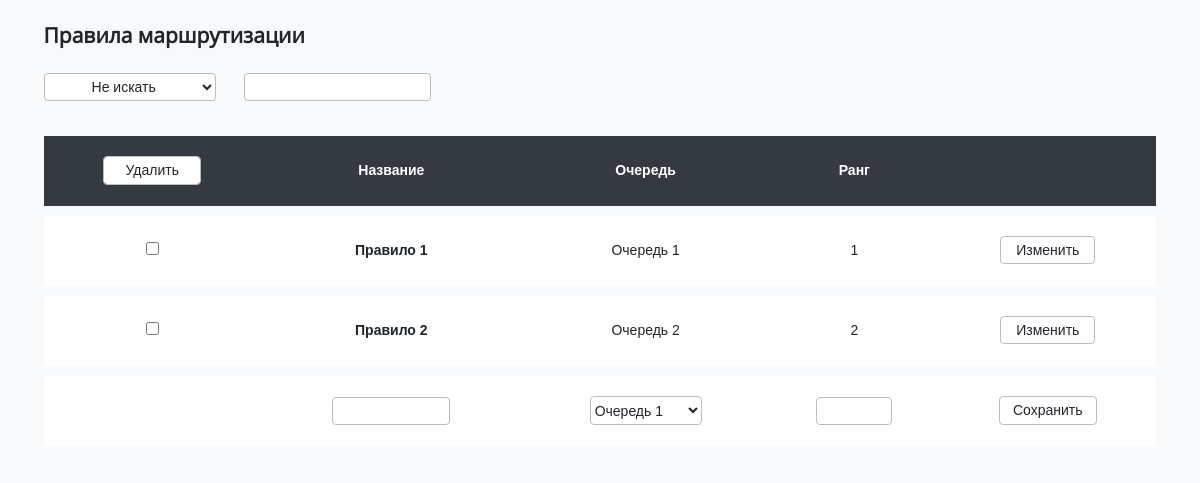
The page /polls/ on the database as committed earlier.
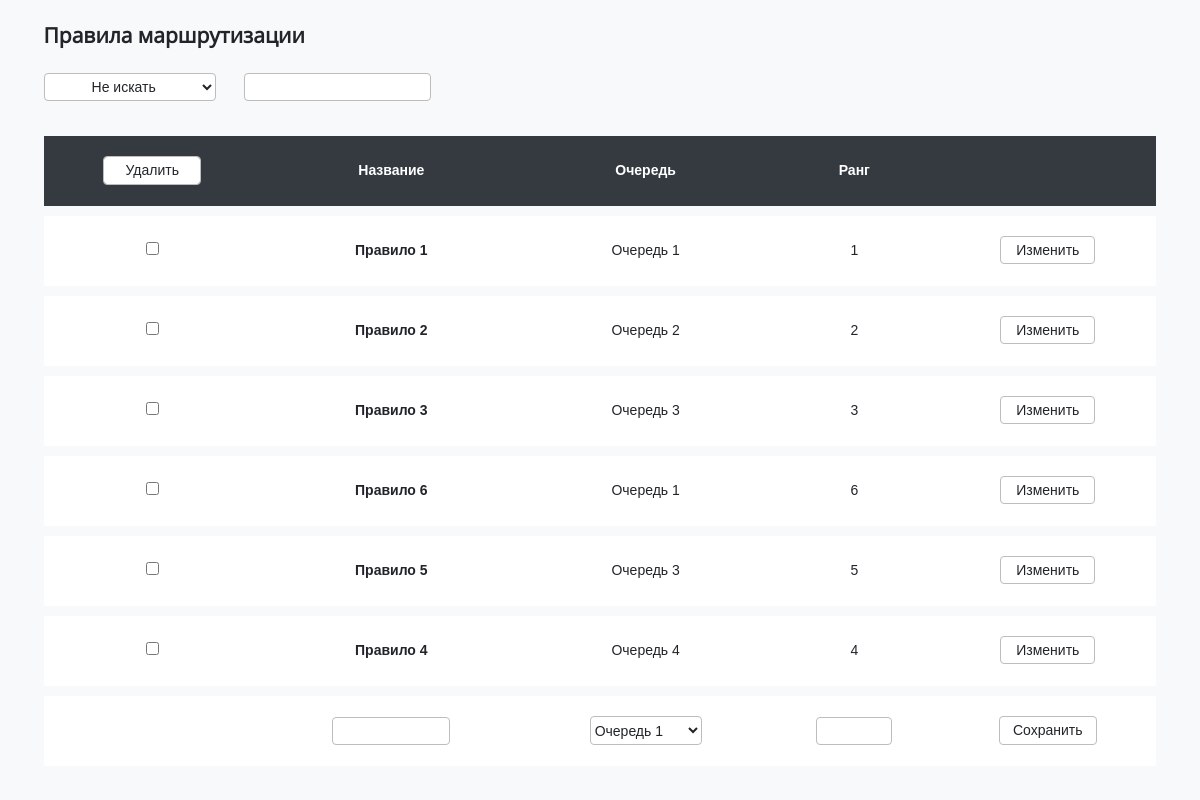
The same page on the database as committed later.
### polls/models.py (models this page shows, shortened)
class Rule(m.Model):
    name = m.CharField('Название', max_length = 200)
    queue = m.CharField('Очередь', max_length = 200, choices = [(i,i) for i in Dictionaries.all_queues], default = '-')
    rule_range = m.IntegerField('Ранг',unique=True)
    creator = m.CharField('Пользователь, который создал правило', max_length = 20)
    updator = m.CharField('Пользователь, который последним изменил правило', max_length = 20)
    create_date = m.DateTimeField('Дата создания правила', auto_now=False, auto_now_add=True)
    update_date = m.DateTimeField('Дата последнего изменения правила',auto_now=True, auto_now_add=False)
    class Meta:
        verbose_name = "Правило"
        verbose_name_plural = "Список правил"

### polls/views.py (the view, shortened to what this page needs)
# urls.py: path('', views.index, name='index'),
def index(request):
    search = request.GET.get('search', None)
    search_text = request.GET.get('text', None)
    sort_type = request.GET.get('sort', None)
    if sort_type:
        rule_list = Rule.objects.order_by(sort_type)
    else:
        rule_list = Rule.objects.all()
    return render(request,'polls/list.html', {'rule_list': rule_list, 'Dictionaries': Dictionaries, 'search': False})

### polls/templates/polls/list.html (shortened to what this page needs)
{% extends 'base.html' %}
{% block content %}
    <h2>Правила маршрутизации</h2>
    <div class='search'>
        <select class="sel_search" onchange="location.href='?search='+value;">
            <option value="">Не искать</option>
        </select>
        <p>&emsp;&emsp;</p>
        <input type="text" class="inp_search" onchange="location.href+='&text='+value;"/>
    </div>
    <table class="table">
        <form action="delete/" method="post">
            <thead class="table-head">
                <tr>
                    <th><input type="submit" class="submit_button" value="Удалить"></th>
                    <th onclick="location.href='?sort=name'">Название</th>
                    <th onclick="location.href='?sort=queue'">Очередь</th>
                    <th onclick="location.href='?sort=rule_range'">Ранг</th>
                    <th></th>
                </tr>
            </thead>
            {% if rule_list %}
                {% for a in rule_list %}
                    <tr class="row">
                        <td><input type="checkbox"  value="{{a.id}}" name="checks"></td>
                        <td><a class="rule_ref" href="{% url 'polls:detail' a.id %}">{{a.name}}</a></td>
                        <td><p>{{a.queue}}</p></td>
                        <td><p>{{a.rule_range}}</p></td>
                        <td><a class="a_button" href="{% url 'polls:list_upd' a.id %}">Изменить</a></td>
                    </tr>
                {% endfor %}
            {% endif %}
        </form>
        <form action="add/" method="post">
            <tr class="row">
                <td></td>
                <td><input type="text" class="inp_rule_name" name="name_new"/></td>
                <td>
                    <select class="sel_rule_queue" name="queue_new">
                        {% for i in Dictionaries.all_queues %}
                            <option value="{{i}}">{{i}}</option>
                        {% endfor %}
                    </select>
                </td>
                <td><input type="number" class="inp_rule_range" name="rule_range_new"/></td>
                <td><input type="submit" class="submit_button" value="Сохранить"></td>
            </tr>
        </form>
    </table>
{% endblock %}

Rows that differ between the two databases and show on the page:
added Rule: name "Правило 3", queue "Очередь 3", rule_range "3"
added Rule: name "Правило 6", queue "Очередь 1", rule_range "6"
added Rule: name "Правило 5", queue "Очередь 3", rule_range "5"
added Rule: name "Правило 4", queue "Очередь 4", rule_range "4"
